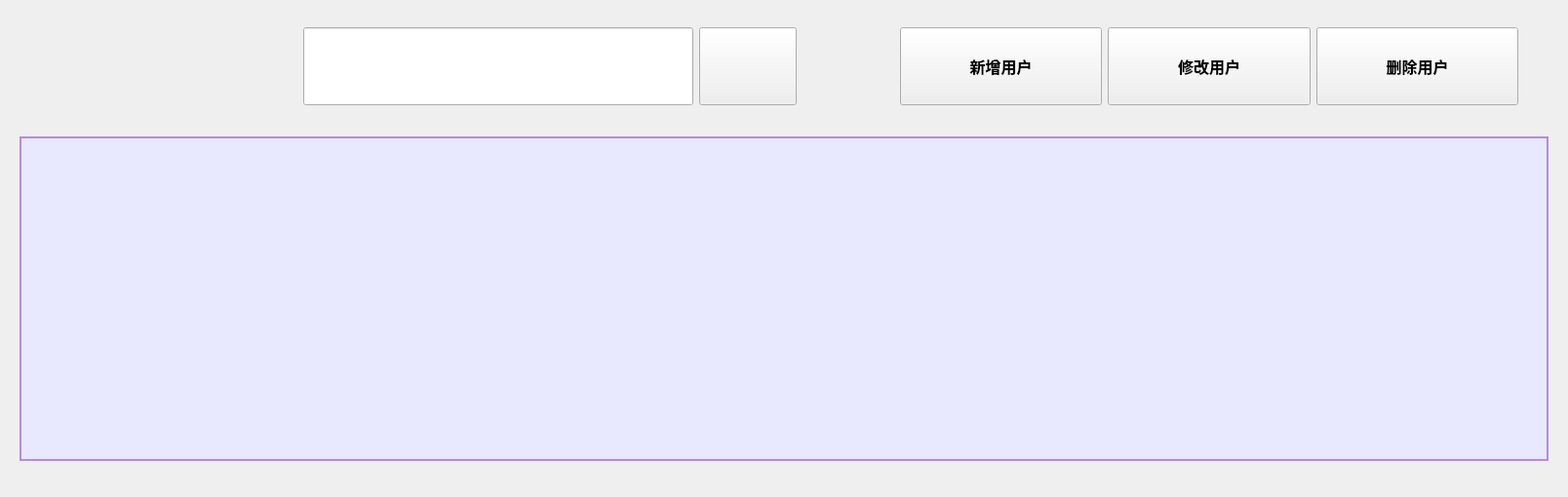
<?xml version="1.0" encoding="UTF-8"?>
<ui version="4.0">
 <class>UserInfo</class>
 <widget class="QWidget" name="UserInfo">
  <property name="geometry">
   <rect>
    <x>0</x>
    <y>0</y>
    <width>1608</width>
    <height>510</height>
   </rect>
  </property>
  <property name="windowTitle">
   <string>Form</string>
  </property>
  <layout class="QGridLayout" name="gridLayout_2">
   <item row="0" column="0">
    <layout class="QVBoxLayout" name="verticalLayout">
     <item>
      <spacer name="verticalSpacer_3">
       <property name="orientation">
        <enum>Qt::Vertical</enum>
       </property>
       <property name="sizeType">
        <enum>QSizePolicy::Minimum</enum>
       </property>
       <property name="sizeHint" stdset="0">
        <size>
         <width>20</width>
         <height>17</height>
        </size>
       </property>
      </spacer>
     </item>
     <item>
      <layout class="QHBoxLayout" name="horizontalLayout_3">
       <item>
        <spacer name="horizontalSpacer_2">
         <property name="orientation">
          <enum>Qt::Horizontal</enum>
         </property>
         <property name="sizeType">
          <enum>QSizePolicy::Fixed</enum>
         </property>
         <property name="sizeHint" stdset="0">
          <size>
           <width>300</width>
           <height>20</height>
          </size>
         </property>
        </spacer>
       </item>
       <item>
        <layout class="QHBoxLayout" name="horizontalLayout">
         <item>
          <widget class="QLineEdit" name="lineEdit">
           <property name="minimumSize">
            <size>
             <width>400</width>
             <height>80</height>
            </size>
           </property>
           <property name="maximumSize">
            <size>
             <width>400</width>
             <height>80</height>
            </size>
           </property>
           <property name="font">
            <font>
             <family>Agency FB</family>
             <pointsize>12</pointsize>
            </font>
           </property>
          </widget>
         </item>
         <item>
          <widget class="QPushButton" name="searchButton">
           <property name="minimumSize">
            <size>
             <width>100</width>
             <height>80</height>
            </size>
           </property>
           <property name="maximumSize">
            <size>
             <width>100</width>
             <height>80</height>
            </size>
           </property>
           <property name="text">
            <string/>
           </property>
           <property name="icon">
            <iconset resource="../Resource/icom.qrc">
             <normaloff>:/search.png</normaloff>:/search.png</iconset>
           </property>
           <property name="iconSize">
            <size>
             <width>50</width>
             <height>50</height>
            </size>
           </property>
          </widget>
         </item>
        </layout>
       </item>
       <item>
        <spacer name="horizontalSpacer">
         <property name="orientation">
          <enum>Qt::Horizontal</enum>
         </property>
         <property name="sizeType">
          <enum>QSizePolicy::Fixed</enum>
         </property>
         <property name="sizeHint" stdset="0">
          <size>
           <width>100</width>
           <height>20</height>
          </size>
         </property>
        </spacer>
       </item>
       <item>
        <layout class="QHBoxLayout" name="horizontalLayout_2">
         <item>
          <widget class="QPushButton" name="addUserButton">
           <property name="minimumSize">
            <size>
             <width>200</width>
             <height>80</height>
            </size>
           </property>
           <property name="font">
            <font>
             <family>Agency FB</family>
             <pointsize>12</pointsize>
             <weight>75</weight>
             <bold>true</bold>
            </font>
           </property>
           <property name="text">
            <string>新增用户</string>
           </property>
          </widget>
         </item>
         <item>
          <widget class="QPushButton" name="updateUserButton">
           <property name="minimumSize">
            <size>
             <width>200</width>
             <height>80</height>
            </size>
           </property>
           <property name="font">
            <font>
             <family>Agency FB</family>
             <pointsize>12</pointsize>
             <weight>75</weight>
             <bold>true</bold>
            </font>
           </property>
           <property name="text">
            <string>修改用户</string>
           </property>
          </widget>
         </item>
         <item>
          <widget class="QPushButton" name="deleteUserButton">
           <property name="minimumSize">
            <size>
             <width>200</width>
             <height>80</height>
            </size>
           </property>
           <property name="font">
            <font>
             <family>Agency FB</family>
             <pointsize>12</pointsize>
             <weight>75</weight>
             <bold>true</bold>
            </font>
           </property>
           <property name="text">
            <string>删除用户</string>
           </property>
          </widget>
         </item>
        </layout>
       </item>
       <item>
        <spacer name="horizontalSpacer_3">
         <property name="orientation">
          <enum>Qt::Horizontal</enum>
         </property>
         <property name="sizeType">
          <enum>QSizePolicy::Minimum</enum>
         </property>
         <property name="sizeHint" stdset="0">
          <size>
           <width>40</width>
           <height>20</height>
          </size>
         </property>
        </spacer>
       </item>
      </layout>
     </item>
     <item>
      <spacer name="verticalSpacer">
       <property name="orientation">
        <enum>Qt::Vertical</enum>
       </property>
       <property name="sizeType">
        <enum>QSizePolicy::Minimum</enum>
       </property>
       <property name="sizeHint" stdset="0">
        <size>
         <width>20</width>
         <height>17</height>
        </size>
       </property>
      </spacer>
     </item>
     <item>
      <widget class="QWidget" name="widget" native="true">
       <property name="styleSheet">
        <string notr="true">background-color: transparent;
border: none;</string>
       </property>
       <layout class="QGridLayout" name="gridLayout">
        <item row="0" column="0">
         <widget class="QTableView" name="tableView">
          <property name="styleSheet">
           <string notr="true">background-color: #E8E8FF; /* Almost White Lavender */
border: 2px solid #B68BDB; /* Light Medium Purple */</string>
          </property>
         </widget>
        </item>
       </layout>
      </widget>
     </item>
     <item>
      <spacer name="verticalSpacer_2">
       <property name="orientation">
        <enum>Qt::Vertical</enum>
       </property>
       <property name="sizeType">
        <enum>QSizePolicy::Minimum</enum>
       </property>
       <property name="sizeHint" stdset="0">
        <size>
         <width>20</width>
         <height>17</height>
        </size>
       </property>
      </spacer>
     </item>
    </layout>
   </item>
  </layout>
 </widget>
 <resources>
  <include location="../Resource/icom.qrc"/>
 </resources>
 <connections/>
</ui>
